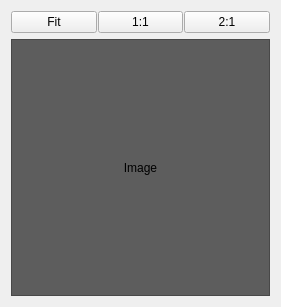
<?xml version="1.0" encoding="UTF-8"?>
<ui version="4.0">
 <class>NavImageWidget</class>
 <widget class="QWidget" name="NavImageWidget">
  <property name="geometry">
   <rect>
    <x>0</x>
    <y>0</y>
    <width>281</width>
    <height>307</height>
   </rect>
  </property>
  <property name="windowTitle">
   <string>Form</string>
  </property>
  <layout class="QVBoxLayout" name="verticalLayout">
   <item>
    <layout class="QHBoxLayout" name="horizontalLayout_2">
     <property name="spacing">
      <number>1</number>
     </property>
     <property name="sizeConstraint">
      <enum>QLayout::SetDefaultConstraint</enum>
     </property>
     <item>
      <widget class="QPushButton" name="zoomFitButton">
       <property name="toolTip">
        <string>Fit zoom size to window</string>
       </property>
       <property name="text">
        <string>Fit</string>
       </property>
      </widget>
     </item>
     <item>
      <widget class="QPushButton" name="zoomx1Button">
       <property name="toolTip">
        <string>Use scale 1:1 (100%)</string>
       </property>
       <property name="text">
        <string>1:1</string>
       </property>
      </widget>
     </item>
     <item>
      <widget class="QPushButton" name="zoomx2Button">
       <property name="toolTip">
        <string>Use scale 2:1 (200%)</string>
       </property>
       <property name="text">
        <string>2:1</string>
       </property>
      </widget>
     </item>
    </layout>
   </item>
   <item>
    <widget class="QImageDisplay" name="globalImageLabel">
     <property name="minimumSize">
      <size>
       <width>250</width>
       <height>250</height>
      </size>
     </property>
     <property name="baseSize">
      <size>
       <width>250</width>
       <height>250</height>
      </size>
     </property>
     <property name="toolTip">
      <string>Navigation image</string>
     </property>
     <property name="styleSheet">
      <string notr="true">background-color: rgb(93, 93, 93);</string>
     </property>
     <property name="frameShape">
      <enum>QFrame::StyledPanel</enum>
     </property>
     <property name="text">
      <string>Image</string>
     </property>
     <property name="alignment">
      <set>Qt::AlignCenter</set>
     </property>
    </widget>
   </item>
  </layout>
 </widget>
 <customwidgets>
  <customwidget>
   <class>QImageDisplay</class>
   <extends>QLabel</extends>
   <header location="global">qimagedisplay.h</header>
  </customwidget>
 </customwidgets>
 <resources/>
 <connections/>
</ui>
